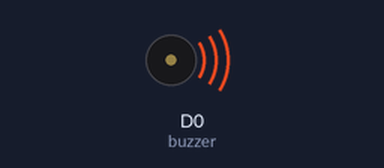
Recording of a sketch running on a simulated ESP8266 (NodeMCU). Shown: buzzer (waves = sounding).

Above: at 0.1 s.
Timing chart, 0 to 1.6 s (numbered marks = the images above):
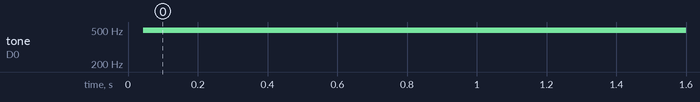

The sketch:

S10_Active_Buzzer.ino
```cpp
/*

Ks0018 keyestudio Digital Buzzer Module
_________________________________
|  SETUP                          |
|Sensor pin  ::    Particle pin   |
|   +        ::        3.3v       |
|   -        ::        GND        |
|   S        ::        D0         |
|_________________________________|


SPECIFICATIONS:

digital buzzer based on high/low input

src: https://wiki.keyestudio.com/Ks0018_keyestudio_Digital_Buzzer_Module
*/

#include <math.h>
#define buzzer D0

 void setup()
 {
  pinMode(buzzer, OUTPUT);
}
 void loop()
{
  for(int i = 0; i < 10; i++)
    {
      digitalWrite(buzzer, HIGH);
      delay(1);
      digitalWrite(buzzer, LOW);
      delay(1);
    }
}
```

Measured:
- by itself, tone on D0 (buzzer): silent → 497 Hz at 0.04 s
